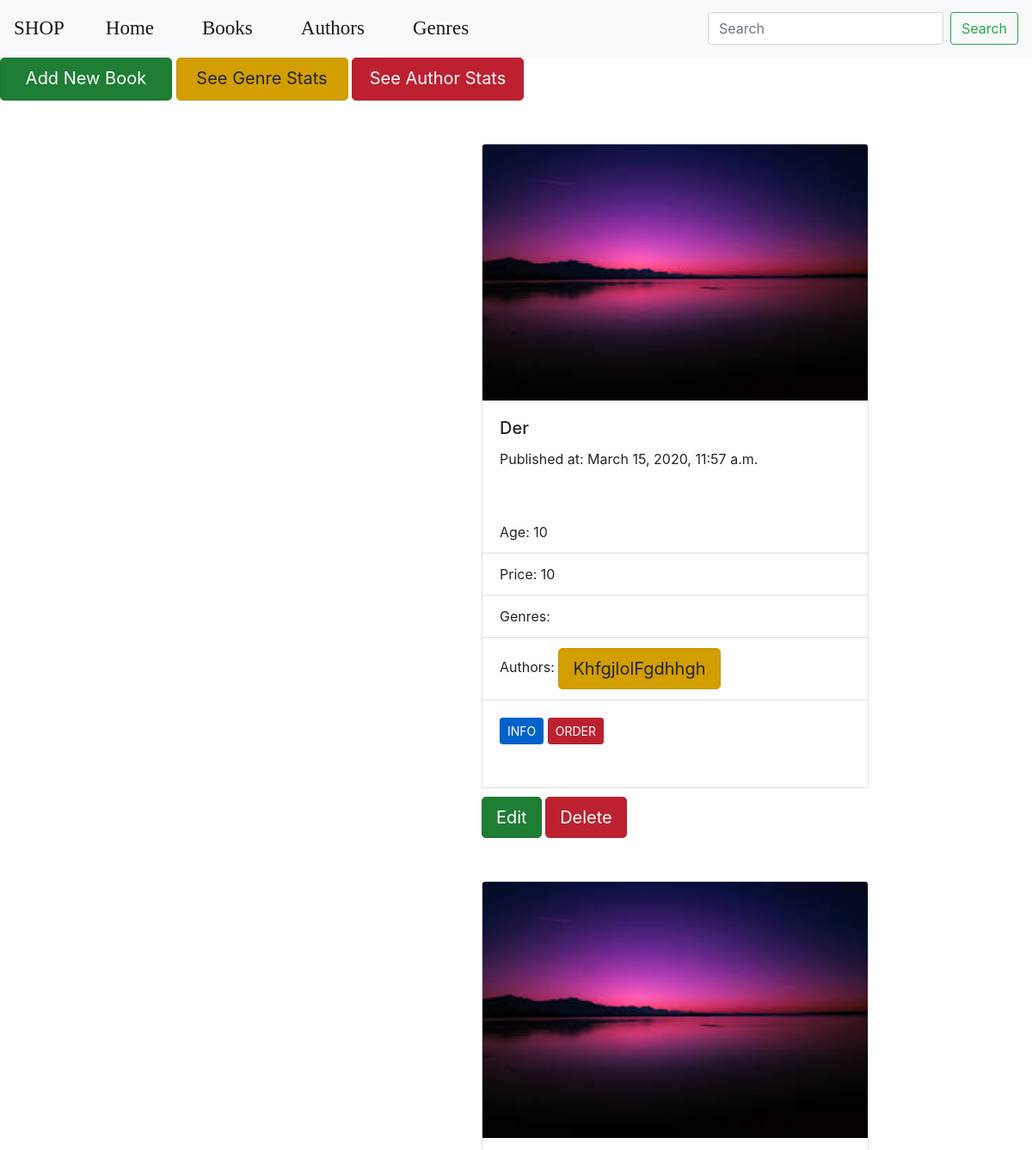
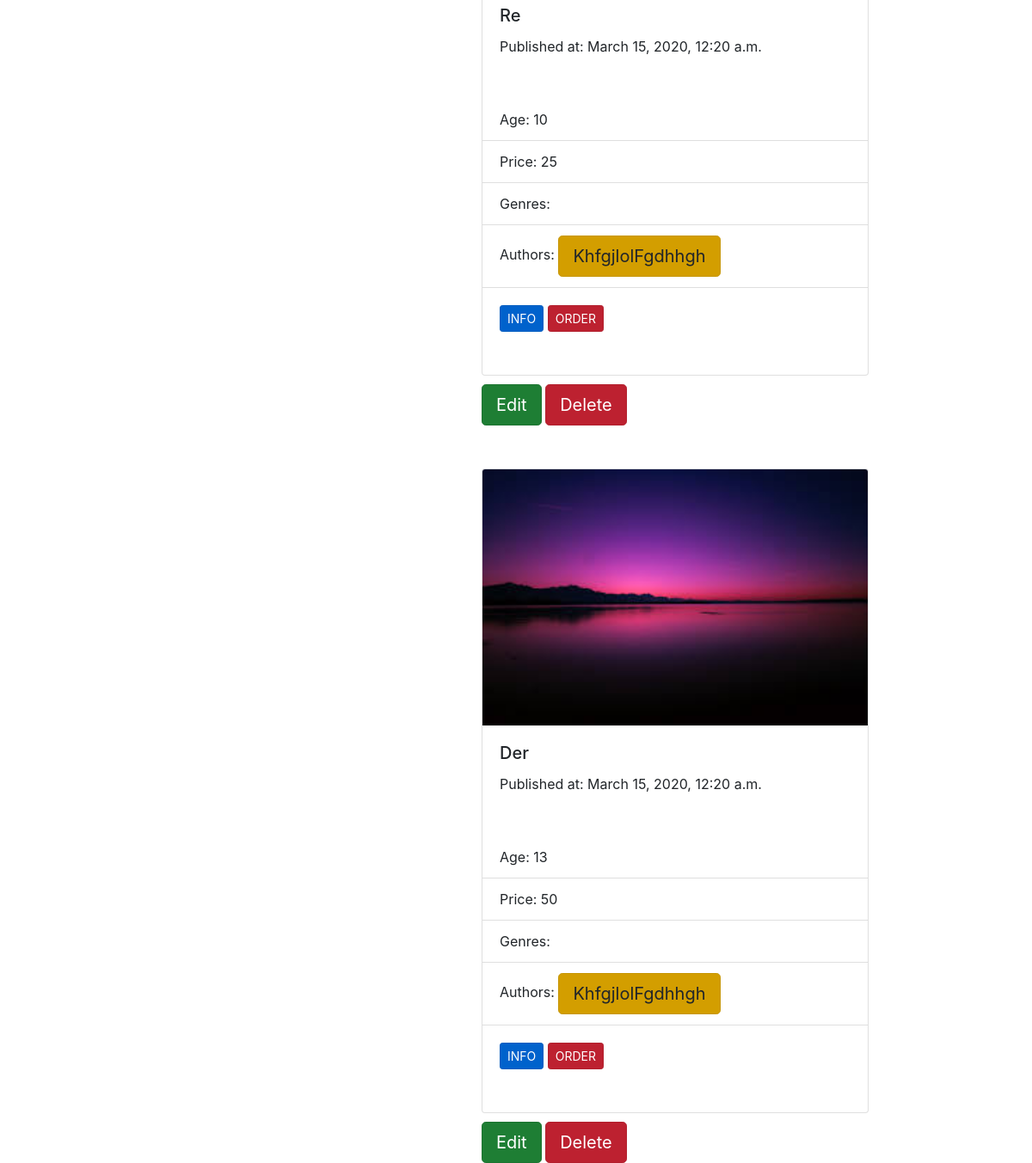
/book/, run on the app's committed database (2 pictures, top to bottom).
### webexample/models.py (models this page shows, shortened)
class Book(models.Model):
    name = models.CharField(max_length=50, db_index = True)
    info = models.TextField(max_length=100,db_index = True)
    slug = models.SlugField(unique = True, blank = True)
    price = models.IntegerField()
    recomAge = models.IntegerField()
    author = models.ManyToManyField(Author,related_name="books")
    genres = models.ManyToManyField(Genre,related_name="books")
    photo = models.CharField(max_length = 500)
    date = models.DateTimeField(auto_now_add=True)
    def get_absolute_url(self):
        return reverse('book_detail_url', kwargs={'slug': self.slug})
    def get_update_url(self):
        return reverse('book_update_url',kwargs={'slug': self.slug})
    def get_delete_url(self):
        return reverse('book_delete_url',kwargs={'slug': self.slug})

class Author(models.Model):
    first_name = models.CharField(max_length=50, db_index = True)
    second_name = models.CharField(max_length=50, db_index = True)
    info = models.TextField(max_length=100)
    slug = models.SlugField(max_length=50,unique = True,blank = True)
    photo = models.CharField(max_length = 500)
    date = models.DateTimeField(auto_now_add=True)
    def get_absolute_url(self):
        return reverse('author_detail_url', kwargs={'slug': self.slug})

### webexample/views.py (the view)
# urls.py: path('book/', views.books_list, name = 'books_list_url'),
def books_list(request):
    search_query = request.GET.get('search','')
    if(search_query):
        books = Book.objects.filter(Q(name__icontains=search_query)).order_by('-date')
    else:
        books = Book.objects.all().order_by('-date')
    return render(request, 'webexample/index.html', context = {'books':books})

### webexample/templates/webexample/index.html (shortened to what this page needs)
{% extends 'webexample/base.html' %}
{% block navb %}
<form class="form-inline my-2 my-lg-0" action = "{% url 'books_list_url' %}">
  <input class="form-control mr-sm-2" type="search" placeholder="Search" aria-label="Search" name = "search">
  <button class="btn btn-outline-success my-2 my-sm-0" type="submit">Search</button>
</form>
{% endblock %}
{% block content %}
{% load static %}
<div>
  <a href="{% url 'book_create_url' %}" class="btn btn-success btn-lg active" role="button" aria-pressed="true" style="height:50px;width:200px">Add New Book</a>
  <a href="{% url 'genre_stats_url' %}" class="btn btn-warning btn-lg active" role="button" aria-pressed="true" style="height:50px;width:200px">See Genre Stats</a>
  <a href="{% url 'author_stats_url' %}" class="btn btn-danger btn-lg active" role="button" aria-pressed="true" style="height:50px;width:200px">See Author Stats</a>
</div>
{% for book in books %}
<div class="card" style="width: 18rem;width: 450px;height:750px; margin-left:560px; margin-top:50px;background-color:white">
  <img class="card-img-top" alt="...">
  <div class="card-body">
    <h5 class="card-title">{{book.name}}</h5>
    <p class="card-text">Published at: {{book.date}}</p>
  </div>
  <ul class="list-group list-group-flush">
    <li class="list-group-item">Age: {{book.recomAge}}</li>
    <li class="list-group-item">Price: {{book.price}}</li>
    <li class="list-group-item">Genres:
    </li>
    <li class="list-group-item">Authors:
      {% for author in book.author.all %}
        <a class="btn btn-warning btn-lg active" role="button" aria-pressed="true" href = "{{author.get_absolute_url}}">{{author.first_name}}{{ author.second_name}}</a>
      {% endfor %}
    </li>
  </ul>
  <div class="card-body">
    <a class="btn btn-primary btn-sm active" href="{{book.get_absolute_url}}">INFO</a>
    <a class="btn btn-danger btn-sm active" href="#">ORDER</a>
  </div>
</div>
<div>
  <a href= "{{book.get_update_url}}" class="btn btn-success btn-lg active" role="button" aria-pressed="true" style="margin-left:560px;margin-top:10px">Edit</a>
  <a href="{{book.get_delete_url}}" class="btn btn-danger btn-lg active" role="button" aria-pressed="true" style="margin-top:10px">Delete</a>
</div>
{% endfor %}
{% endblock %}

### webexample/templates/webexample/base.html (shortened to what this page needs)
<!DOCTYPE html>
<html lang="ru" dir="ltr" style="height:100%">
  <head>
    {% load static %}
    <link rel="stylesheet" href="https://stackpath.bootstrapcdn.com/bootstrap/4.4.1/css/bootstrap.min.css">
  </head>
  <body style="background-image: url({% static "images/library.jpg" %})">
    <header>
      <nav class="navbar navbar-expand-lg navbar-light bg-light" >
    <a style = "margin-right:40px; font-size:23px; font-family:fantasy;" class="navbar-brand" class="badge badge-secondary" href="#">SHOP</a>
    <div class="collapse navbar-collapse" id="navbarSupportedContent">
      <ul class="navbar-nav mr-auto">
        <li class="nav-item active" style = "margin-right:40px; font-size:23px; font-family:fantasy;">
          <a  class="nav-link" href="{% url 'home_page_url' %}">Home</a>
        </li>
        <li class="nav-item active" style = "margin-right:40px; font-size:23px; font-family:fantasy;">
          <a class="nav-link" href="{% url 'books_list_url' %}">Books</a>
        </li>
        <li class="nav-item active" style = "margin-right:40px; font-size:23px; font-family:fantasy;">
          <a class="nav-link" href="{% url 'authors_list_url' %}">Authors</a>
        </li>
        <li class="nav-item active" style = "margin-right:40px; font-size:23px; font-family:fantasy;">
          <a class="nav-link" href="{% url 'genres_list_url' %}">Genres</a>
        </li>
      </ul>
      {% block navb %}
      {% endblock %}
      </div>
    </nav>
    {% block content %}
    {% endblock %}
     </header>
  </body>
</html>

### data on the page
Book: name "Der", date "March 15, 2020, 11:57 a.m.", recomAge "10", price "10"
Author: first_name "Khfgjlol", second_name "Fgdhhgh"
Book: name "Re", date "March 15, 2020, 12:20 a.m.", recomAge "10", price "25"
Book: name "Der", date "March 15, 2020, 12:20 a.m.", recomAge "13", price "50"
